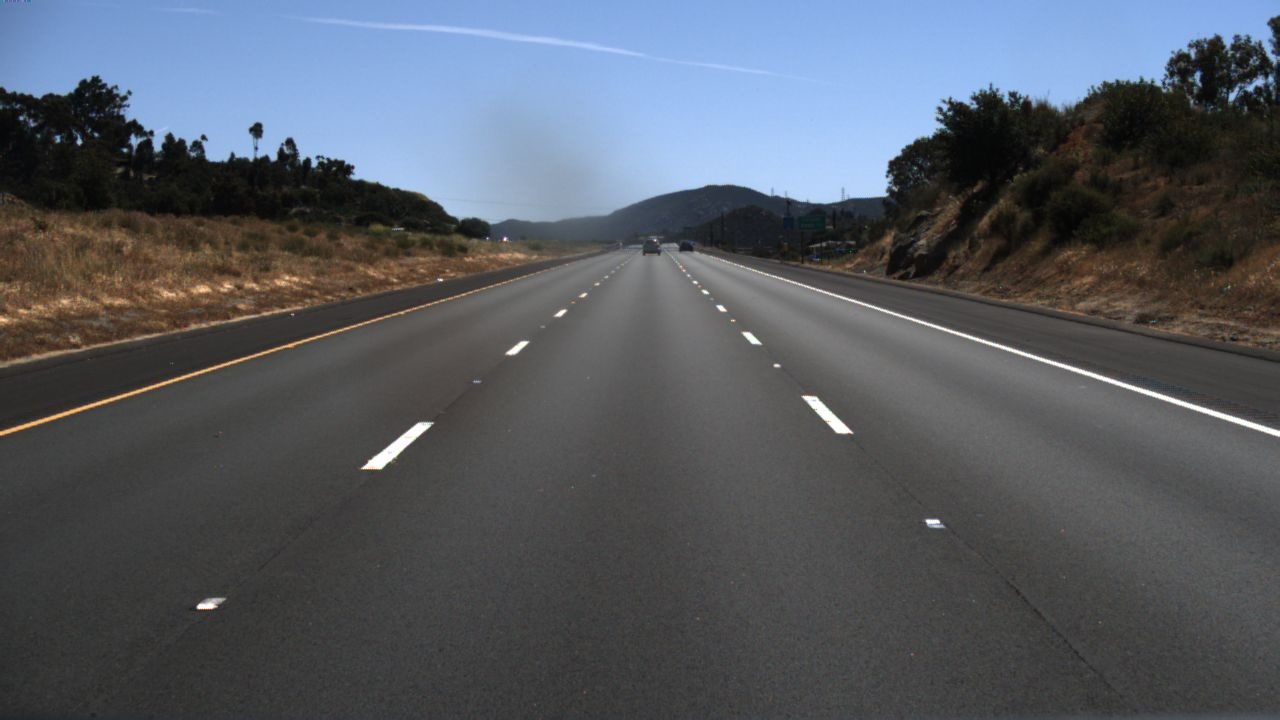
#> input picture Traditional_Methods/clips/0530/1492626886710588325_0/14.jpg, 1280 x 720 px
$ jupyter execute --allow-errors Lane_detect_M2.ipynb   (shell and % lines are left out)   (older library calls are emulated)
#> lines starting #> are read from the running program, lines starting #| are printed output that depends on the picture; after the words box and inside, x2 and y2 are one past the last pixel; in counts of white or black regions, pixels touching at a corner belong together
[cell 1]
import evaluate.lane
import cv2
import matplotlib.pyplot as plt
import numpy as np
import matplotlib.image as mpimg
import pdb
import glob
import math

# Method 2 (Step by Step)
reference: [Ultimate Guide to Lane Detection ](https://automaticaddison.com/the-ultimate-guide-to-real-time-lane-detection-using-opencv/)

[cell 2]
#good example
filename = 'clips/0530/1492626886710588325_0/14.jpg'
# SoSo
#filename = 'clips/0531/1492626718748019090/2.jpg'
# good
#filename= 'clips/0531/1492626371522989086/4.jpg'
# SoSo
#filename='clips/0531/1492626271917313999/8.jpg'
# good
#filename = 'clips/0531/1492627478052569489/17.jpg'
#SoSo
#filename = 'clips/0531/1492627837967873644/4.jpg'
# good
#filename = 'clips/0531/1492628032250037427/2.jpg'
# SoSo
#filename = 'clips/0531/1492627517664589343/10.jpg'
#
#bad
# filename = 'clips/0531/1492626549851148880/5.jpg'
# good
#filename = 'clips/0531/1492626292371547028/5.jpg'
# bad
#filename = 'clips/0531/1492626549851148880/19.jpg'

# google map
#filename = 'googlemap3.jpg'

# medium example
#filename = 'clips/0531/1492626725443010116/2.jpg'

# for cross road example
#filename = 'clips/0530/1492626127172745520_0/20.jpg'

# car block the sight
#filename = 'clips/0530/1492634972638999132_0/20.jpg'

# turining
#filename= 'clips/0531/1492721515036902731/20.jpg'

#filename= 'vlcsnap-2021-06-22-15h31m28s205.png'

input_img = mpimg.imread(filename)
#> input_img is the input picture: shape (720, 1280, 3); mean R, G, B 85.7, 90.7, 98.7
height = input_img.shape[0]
width = input_img.shape[1]
if input_img.dtype == np.float32:
    input_img = (input_img*255).astype(np.uint8)
plt.imshow(input_img[:,:,:])

[cell 3]
def grayscale(img):
        """
        grayscale, preprocessing for edge detection
        """
        return cv2.cvtColor(img,cv2.COLOR_RGB2GRAY)

def gaussian_blur(img, kernel_size):
    """Applies a Gaussian Noise kernel"""
    return cv2.GaussianBlur(img, (kernel_size, kernel_size), 0)

def canny(img,low_threshold=100,high_threshold=300):
        """ Canny edge detection"""
        return cv2.Canny(img,low_threshold,high_threshold,apertureSize = 5,	L2gradient = False)

## perspective_transfrom (轉成鳥瞰)

[cell 4]
height = input_img.shape[0]
width = input_img.shape[1]
padding = int(0.3 * width)


roi_points = np.float32([
        [width*1/5, height *7/18],
        [-0.2*width, height*8/8],
        [1.2*width, height*8/8],
        [ width*4/5, height *7/18]
        ])
desired_roi_points = np.float32(
    [
      [-2*padding, 0], # Top-left corner
      [padding, height], # Bottom-left corner
      [width-padding, height], # Bottom-right corner
      [width+2*padding, 0] # Top-right corner
    ])
'''
#這邊需要手動調整
# White Video
roi_points = np.float32([
        [width*7/20, height *11/18],
        [-15/16*width, height],
        [31/16*width, height],
        [width*13/20, height *11/18]
        ])
desired_roi_points = np.float32(
    [
      [0, 0], # Top-left corner
      [0, height], # Bottom-left corner
      [width, height], # Bottom-right corner
      [width, 0] # Top-right corner
    ])
'''
def perspective_transform(input_img, roi_points, desired_roi_points):
  """
  Perform the perspective transform.
  :param: frame Current frame
  :param: plot Plot the warped image if True
  :return: Bird's eye view of the current lane
  """

  height = input_img.shape[0]
  width = input_img.shape[1]

  repeated_img = np.concatenate([input_img[:,width::-1],input_img,input_img[:,-1:-width:-1]],axis=1)
  new_roi_points = np.float32([[x+width,y] for [x,y] in roi_points])
  #這邊需要手動調整

  # Calculate the transformation matrix
  transformation_matrix = cv2.getPerspectiveTransform(
  new_roi_points, desired_roi_points)

  # Calculate the inverse transformation matrix
  inv_transformation_matrix = cv2.getPerspectiveTransform(
    desired_roi_points, roi_points)

  # Perform the transform using the transformation matrix
  #warped_frame = cv2.warpPerspective(lane_line_markings, transformation_matrix, (width, height), flags=(cv2.INTER_LINEAR))
  warped_img = cv2.warpPerspective(repeated_img, transformation_matrix, (width, height), flags=(cv2.INTER_LINEAR))
  return warped_img , transformation_matrix, inv_transformation_matrix

warped_img , transformation_matrix, inv_transformation_matrix = perspective_transform(input_img,roi_points, desired_roi_points)
#> in perspective_transform, `warped_img = cv2.warpPerspective(repeated_img, transformation_matrix, ..`:
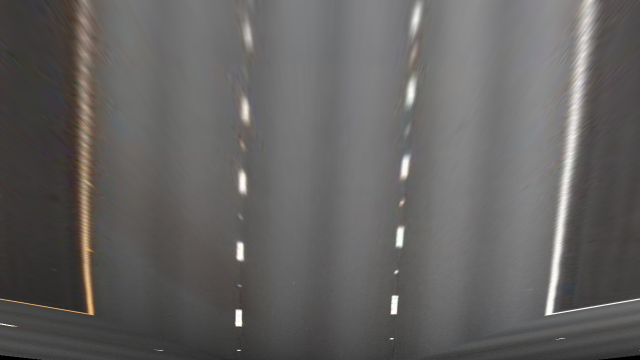
#> warped_img: shape (720, 1280, 3) (shown at 1/2 size); mean R, G, B 99.6, 97.8, 96.6
#> transformation_matrix = [[-0.561, -2.64, 1718.1], [1.61e-16, -3.22, 900.4], [5.47e-19, -0.00412, 1]]; inv_transformation_matrix = [[0.273, -0.82, 465.5], [-6.02e-17, -0.311, 280], [-2.15e-19, -0.00128, 1]]
plt.imshow(warped_img,cmap='gray')

[cell 5]
# test wrap after Canny

gray_img=grayscale(input_img)

kernel_size = 35

gray_img = gaussian_blur(gray_img, kernel_size)
canny_img=canny(gray_img)
#> in canny, `return cv2.Canny(img,low_threshold,high_threshold,apertureSize = 5,	L2..`:
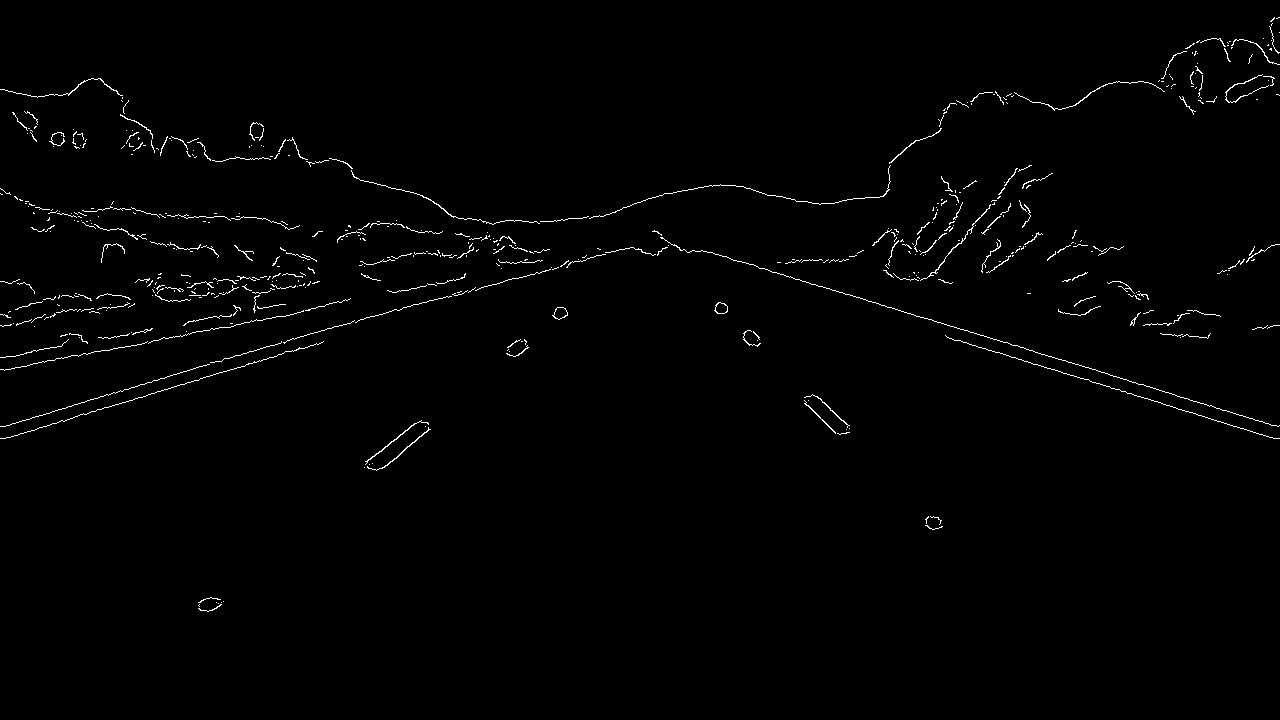
#> returned value: shape (720, 1280); 1.1% white in thin lines or dots, all inside (x1, y1, x2, y2) = (0, 17, 1280, 612)

kernel_size = 5
blur_gray = gaussian_blur(canny_img, kernel_size)
thresh, binary = cv2.threshold(blur_gray,50,1,cv2.THRESH_BINARY+cv2.THRESH_OTSU)
#> binary: shape (720, 1280); values 0 (black) and 1 (white), 3% white; 122 white regions (31 under 20 px), largest, box (x1, y1, x2, y2) and area: (0, 229, 1280, 428) 4026, (119, 100, 969, 226) 3204, (872, 164, 1032, 282) 1435
#> thresh = 37
warped_after_canny, _ , _ = perspective_transform(binary,roi_points, desired_roi_points)
#> in perspective_transform (call 2), `repeated_img = np.concatenate([input_img[:,width::-1],input_img,input_..`:
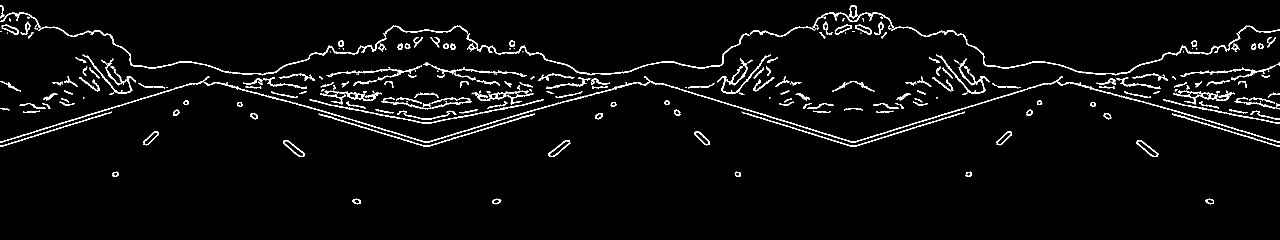
#> repeated_img: shape (720, 3839) (shown at 1/3 size); values 0 (black) and 1 (white), 3% white; 349 white regions (90 under 20 px), largest, box (x1, y1, x2, y2) and area: (0, 229, 3839, 428) 12075, (311, 100, 1161, 226) 3204, (1399, 100, 2249, 226) 3204

plt.imshow(warped_after_canny,cmap='gray')

[cell 6]
warped_gray_img=grayscale(warped_img)

kernel_size = 35

warped_gray_img = gaussian_blur(warped_gray_img, kernel_size)
warped_canny_img=canny(warped_gray_img)

kernel_size = 5
warped_blur_gray = gaussian_blur(warped_canny_img, kernel_size)
thresh, warped_binary = cv2.threshold(warped_blur_gray,50,1,cv2.THRESH_BINARY+cv2.THRESH_OTSU)
#> warped_binary: shape (720, 1280); values 0 (black) and 1 (white), 1.6% white; 52 white regions (17 under 20 px), largest, box (x1, y1, x2, y2) and area: (1090, 0, 1197, 632) 4013, (155, 205, 190, 632) 2753, (820, 0, 849, 82) 578
#> thresh = 36
plt.imshow(warped_binary,cmap='gray')

[cell 7]
histogram = np.sum(warped_binary[height//2:,:], axis=0)
#> histogram = 1280 values, max 147 at index 178, min 0 at index 190, mean 5.5
figure, (ax1, ax2) = plt.subplots(2,1) # 2 row, 1 columns
figure.set_size_inches(8, 15)
ax1.imshow(warped_binary, cmap='gray')
ax1.set_title("Warped Binary Frame")
ax2.plot(histogram)
ax2.set_title("Histogram Peaks")
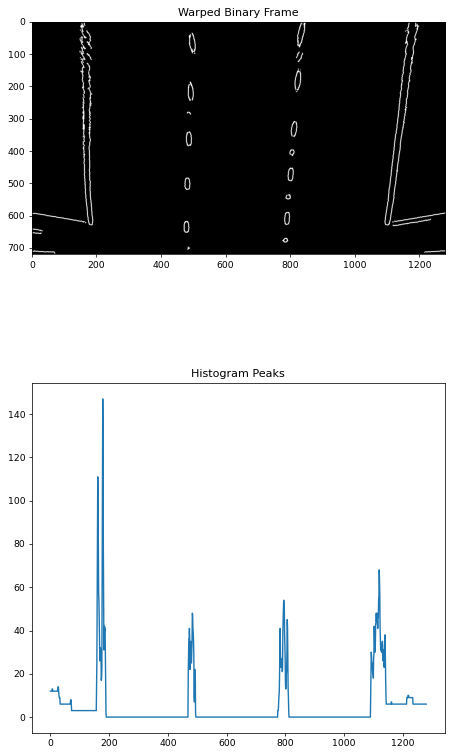
#> figure drawn by matplotlib, 2 panels; panel 2: curve peaks at x = 178, y = 147

[cell 8]
def find_lane_pixels(binary_warped,k=4):
    height = binary_warped.shape[0]
    width = binary_warped.shape[1]
    # HYPERPARAMETERS
    # Choose the number of sliding windows
    nwindows = 20
    #windows height
    window_height = np.int(binary_warped.shape[0]//nwindows)
    # Set the width of the windows +/- margin

    margin = 50
    # Set minimum number of pixels found to recenter window
    minpix = 50

    histogram = np.sum(binary_warped[height//2:,:], axis=0)

    # find the peak of each quaters of the histogram, this will be the starting points of the sliding windows
    x_base = []
    slice_point = np.int(histogram.shape[0]/4)
    for i in range(k):
        x_base.append(np.argmax(histogram[slice_point*i:slice_point*(i+1)])+slice_point*i)


    # Create an output image to draw on and  visualize the result
    out_img = np.dstack((binary_warped, binary_warped, binary_warped))*255
    # Set height of windows
    window_height = np.int(binary_warped.shape[0]/nwindows)
    # Identify the x and y positions of all nonzero pixels in the image
    nonzero = binary_warped.nonzero()
    nonzeroy = np.array(nonzero[0])
    nonzerox = np.array(nonzero[1])
    # Current positions to be updated for each window
    x_current = []
    # Create empty lists to receive left and right lane pixel indices
    lane_inds = [[] for _ in range(k)]
    for i in x_base:
        x_current.append(i)

    # Step through the windows one by one
    for window in range(nwindows):
        # Identify window boundaries in x and y (and right and left)
        win_y_low = binary_warped.shape[0] - (window+1)*window_height
        win_y_high = binary_warped.shape[0] - window*window_height

        good_inds = []
        for idx, i in enumerate(x_current):
            # Draw the windows on the visualization image
            cv2.rectangle(out_img,(i-margin,win_y_low),(i+margin,win_y_high),(0,255,0), 5)
            # Identify the nonzero pixels in x and y within the window
            good_inds =  ((nonzeroy >= win_y_low) & (nonzeroy < win_y_high) &\
                          (nonzerox >= i-margin) &  (nonzerox < i+margin)).nonzero()[0]
            # Append these indices to the lists
            lane_inds[idx].append(good_inds)
            # If you found > minpix pixels, recenter next window on their mean position
            if len(good_inds) > minpix:
                x_current[idx] = np.int(np.mean(nonzerox[good_inds]))

    # Concatenate the arrays of indices (previously was a list of lists of pixels)
    try:
        for idx, i in enumerate(lane_inds):
            lane_inds[idx]=np.concatenate(lane_inds[idx])
    except ValueError:
        # Avoids an error if the above is not implemented fully
        pass
    # Extract left and right line pixel positions
    pos_x,pos_y = [],[]
    for i in lane_inds:
        pos_x.append(nonzerox[i])
        pos_y.append(nonzeroy[i])

    return pos_x, pos_y, out_img, lane_inds

[cell 9]
pos_x, pos_y, out_img, lane_inds = find_lane_pixels(warped_binary)
#> after the loop in find_lane_pixels, `for i in range(k):`: x_base = [178, 483, 794, 1119]
#> in find_lane_pixels, `nonzero = binary_warped.nonzero()`: nonzero = 14720 positions, rows 0 to 718, columns 0 to 1279
#> in find_lane_pixels, `nonzeroy = np.array(nonzero[0])`: nonzeroy = 14720 values from 0 to 718
#> in find_lane_pixels, `nonzerox = np.array(nonzero[1])`: nonzerox = 14720 values, max 1279 at index 11565, min 0 at index 11566, mean 648.1
#> in find_lane_pixels, `lane_inds = [[] for _ in range(k)]`: lane_inds = [[], [], [], []]
#> the loop in find_lane_pixels, `for i in x_base:` made 4 passes
#> i on passes 1 to 4: 178, 483, 794, 1119
#> after the loop in find_lane_pixels, `for i in x_base:`: x_current = [178, 483, 794, 1119]
#> the loop in find_lane_pixels, `for window in range(nwindows):` made 20 passes
#> (win_y_low, win_y_high) on passes 1 to 8: (684, 720), (648, 684), (612, 648), (576, 612), (540, 576), (504, 540), (468, 504), (432, 468)
#> after the loop in find_lane_pixels, `for window in range(nwindows):`:
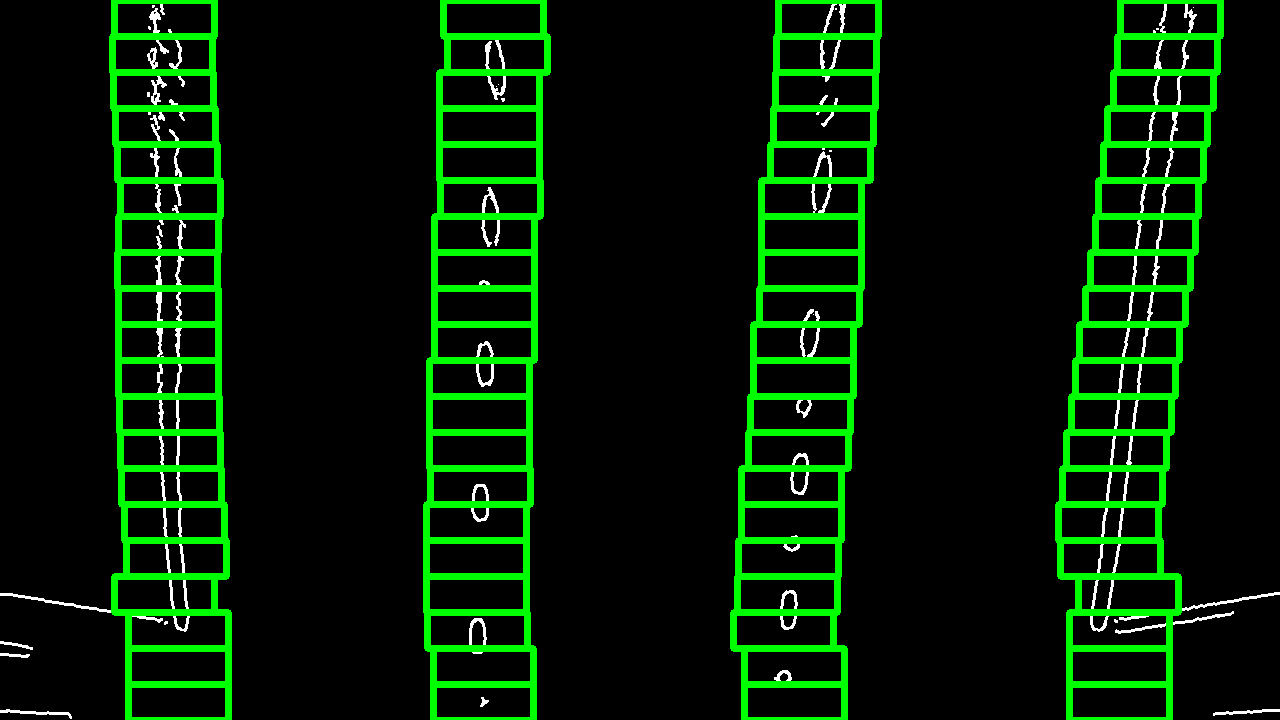
#> out_img: shape (720, 1280, 3); mean of channels 0, 1, 2 3.4, 29.2, 3.4; drawn as R, G, B
#> after the loop in find_lane_pixels, `for window in range(nwindows):`: x_current = [157, 493, 836, 1177]
#> the loop in find_lane_pixels, `for idx, i in enumerate(lane_inds):` made 4 passes
#> after the loop in find_lane_pixels, `for idx, i in enumerate(lane_inds):`: lane_inds = 4 items
#> the loop in find_lane_pixels, `for i in lane_inds:` made 4 passes
#> pos_x = 4 items; pos_y = 4 items; lane_inds = 4 items
plt.imshow(out_img)

[cell 10]
def fit_poly(x,y,degree=2):
    "fit several poly lines based on "
    k = len(x)
    # Find our lane pixels first

    ### TO-DO: Fit a second order polynomial to each using `np.polyfit` ###
    fits = []
    for i in range(k):
        fits.append(np.polyfit(y[i], x[i], degree))

    return  fits

def sample_fit(fits, y_samples):
    "sample the fitting polynomials on a sequence of y values"
    fitx = []

    for fit in fits:
            Degree = len(fit) - 1
            fitx.append(np.sum(np.stack([f* y_samples**(Degree-i) for i, f in enumerate(fit)],axis=1),axis=1))
            #fitx.append(fit[0]*ploty**2 + fit[1]*ploty + fit[2])

    return fitx

## Fit After unwarped

[cell 11]
# transform edge points from sliding window back to original coordinate
pts_unwarped = []
for xs, ys in zip(pos_x, pos_y):
    pts_homo = np.stack([xs,ys,np.ones(shape=(len(xs),))],axis=1)
    pts_unwarped_homo = (inv_transformation_matrix @ pts_homo.T ).T
    unwarped = pts_unwarped_homo[:,:-1] / pts_unwarped_homo[:,[-1]]
    pts_unwarped.append(unwarped)
#> this loop made 4 passes
#> after the loop, pts_unwarped = 4 point arrays, longest 4596 points


fits = fit_poly([p[:,0] for p in pts_unwarped],[p[:,1] for p in pts_unwarped],degree=1)
#> in fit_poly, `k = len(x)`: k = 4
#> after the loop in fit_poly, `for i in range(k):`: fits = [[-3.42, 1469.2], [-1.2, 934.3], [0.99, 415.9], [3.43, -177]]

# Generate x and y values for plotting
# This is for  fitting on warped coordinate
#sample_y = np.linspace(0, binary_warped.shape[0]-1, binary_warped.shape[0])

# This is for fitting on original coordinate
roi_min_y = roi_points[0][1]-height//40
roi_max_y = roi_points[1][1]
sample_y  = np.linspace(roi_min_y,roi_max_y,int(roi_max_y - roi_min_y))
#> sample_y = 458 values from 262 to 720

sample_xs = sample_fit(fits, sample_y)
#> the loop in sample_fit, `for fit in fits:` made 4 passes
#> after the loop in sample_fit, `for fit in fits:`: fitx = 4 items
#> sample_xs = 4 items

fit_pts = [[[x,y] for x,y in zip(xs,sample_y)] for xs in sample_xs]
#> fit_pts = 4 items

line_img=np.zeros((input_img.shape[0],input_img.shape[1],input_img.shape[2]),dtype=np.uint8)
#> line_img: shape (720, 1280, 3); every value is 0
cv2.polylines(line_img,np.int32(fit_pts),isClosed=False,color=[255,0,0],thickness=5)
#> line_img: shape (720, 1280, 3); mean R, G, B 4.8, 0, 0

img=cv2.addWeighted(input_img, 0.8, line_img, 1.0, 0.0)
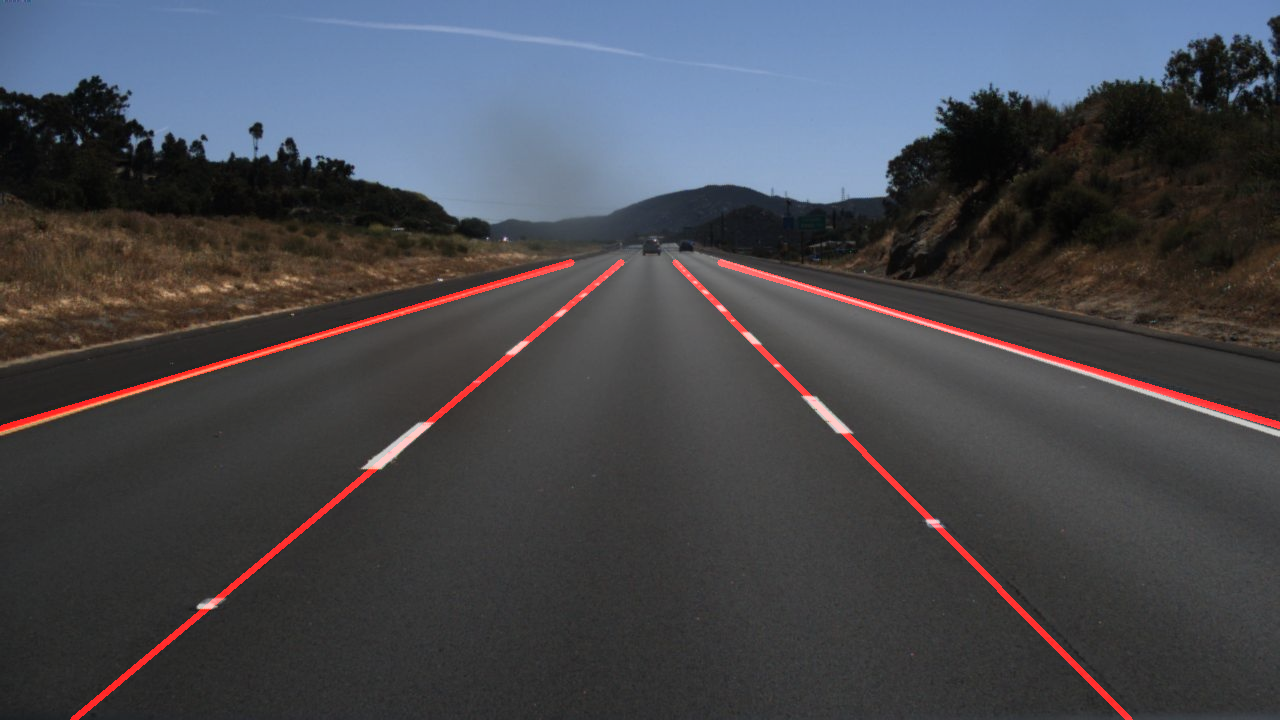
#> img: shape (720, 1280, 3); mean R, G, B 71.7, 72.6, 78.9
plt.imshow(img)
